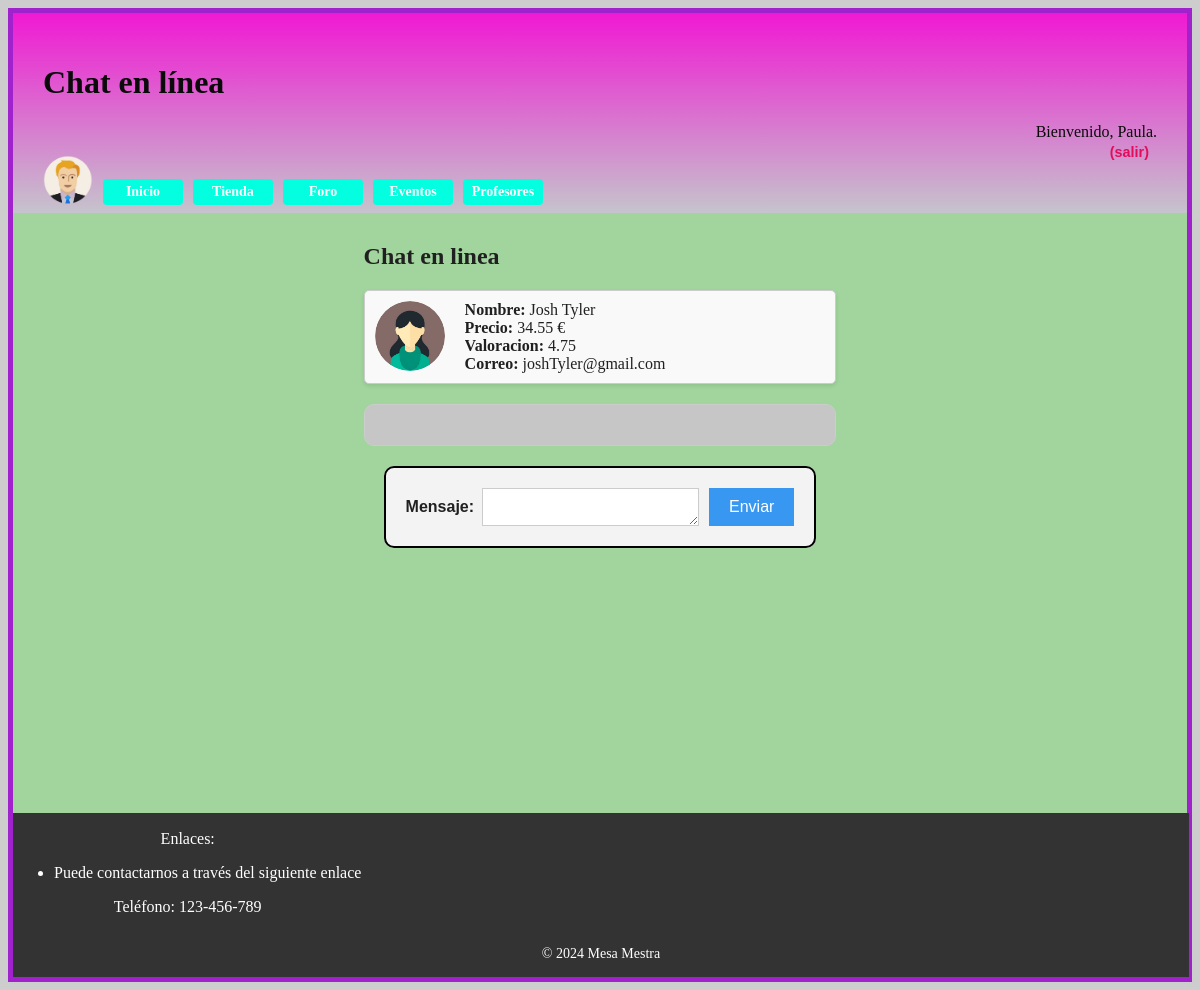
The page /ChatViewProfesor.php?id_profesor=50 (signed in) on the database its author committed.
### tables this page shows
CREATE TABLE `usuarios` (
  `id` int(11) NOT NULL,
  `password` varchar(70) NOT NULL,
  `nombre` varchar(50) NOT NULL,
  `correo` varchar(50) NOT NULL,
  `rolUser` int(11) NOT NULL,
  `valoracion` float DEFAULT NULL,
  `precio` float DEFAULT NULL,
  `avatar` varchar(50) DEFAULT NULL
);

### includes/src/usuarios/Usuario.php (called while the page is built, shortened)
<?php
class Usuario
{
    public static function buscaUsuario($correo)
    {
        $conn = \es\ucm\fdi\aw\src\BD::getInstance()->getConexionBd();
        $query = sprintf("SELECT * FROM usuarios U WHERE U.correo='%s'", $conn->real_escape_string($correo));
        $rs = $conn->query($query);
        $result = false;
        if ($rs) {
            $fila = $rs->fetch_assoc();
            if ($fila) {
                $result = new Usuario($fila['rolUser'], $fila['nombre'], $fila['password'],$fila['correo'], $fila['avatar'],$fila['id']);
            }
        } else {
            error_log("Error BD ({$conn->errno}): {$conn->error}");
        }
        return $result;
    }
    protected static function hashPassword($password)
    {
        return password_hash($password, PASSWORD_DEFAULT);
    }
    private $id;
    private $nombre;
    private $correo;
    private $avatar;
    protected  function __construct($rol,$nombre, $password, $correo, $avatar, $id = null)
    {
        $this->id = $id;
        $this->nombre = $nombre;
        $this->correo = $correo;
        $this->avatar = $avatar;
    }
    public function getId()
    {
        return $this->id;
    }
    public function getNombre()
    {
        return $this->nombre;
    }
    public function getCorreo()
    {
        return $this->correo;
    }
    public function getAvatar()
    {
        return $this->avatar;
    }
}

### includes/src/Profesores/Profesor.php (called while the page is built, shortened)
<?php
class Profesor extends Usuario
{
    private $valoracion;
    private $precio;
    public function __construct($rol, $nombre, $password, $correo,  $precio, $avatar,$valoracion,$id = null)
    {
        $this->valoracion =  $valoracion;
        $this->precio =  $precio;
    }
    public function getValoracion()
    {
        return $this->valoracion;
    }
    public function getPrecio()
    {
        return $this->precio;
    }
    public static function listarProfesores()
    {
        $conn = BD::getInstance()->getConexionBd();
        $query = "SELECT * FROM usuarios WHERE rolUser = ".self::TEACHER_ROLE;
        $rs = $conn->query($query);
        $profesores = array();
        if ($rs) {
        while ($fila = $rs->fetch_assoc()) {
        $profesor = new Profesor(
        $fila['rolUser'],
        $fila['nombre'],
        $fila['password'],
        $fila['correo'],
        $fila['precio'],
        $fila['avatar'],
        $fila['valoracion'],
        $fila['id']
        );
        $profesores[] = $profesor;
        }
        }
        return $profesores;
    }
}

### includes/src/BD.php (called while the page is built, shortened)
<?php
class BD
{
    private static $instancia;
    public static function getInstance()
    {
        if (!self::$instancia instanceof self) {
            self::$instancia = new static();
        }
        return self::$instancia;
    }
    private $rutaRaizApp;
    private $dirInstalacion;
    private $inicializada;
    private function __construct()
    {
        $this->inicializada = false;
    }
    public function init($bdDatosConexion, $rutaApp = RUTA_APP, $dirInstalacion = __DIR__. '/../')
    {
        if (!$this->inicializada) {
            $this->rutaRaizApp = $rutaApp;
            $this->dirInstalacion = $dirInstalacion;
            $tamDirInstalacion = mb_strlen($this->dirInstalacion);
            if ($tamDirInstalacion > 0) {
                $ultimoChar = mb_substr($this->dirInstalacion, $tamDirInstalacion-1, 1);
                if ($ultimoChar === DIRECTORY_SEPARATOR || $ultimoChar === '/') {
                    $this->dirInstalacion = mb_substr($this->dirInstalacion, 0, $tamDirInstalacion - 1);
                }
            }
            $this->inicializada = true;
        }
    }
    public function resuelve($path = '')
    {
        $rutaAppLongitudPrefijo = mb_strlen($this->rutaRaizApp);
        return $this->rutaRaizApp . $path;
    }
    public function doInclude($path = '', &$params= [])
    {
        $this->doIncludeInterna($path, $params);
    }
    private function doIncludeInterna($path, &$params)
    {
        include($this->dirInstalacion  . $path);
    }
    public function generaVista(string $rutaVista, &$params)
    {
        $params['app'] = $this;
        $rutaVista = "/vistas{$rutaVista}";
        $this->doIncludeInterna($rutaVista, $params);
    }
    public function usuarioLogueado()
    {
        return ($_SESSION['login'] ?? false) === true;
    }
    public function nombreUsuario()
    {
        return $_SESSION['nombre'] ?? '';
    }
}

### includes/src/Mensajes/Mensaje.php (called while the page is built, shortened)
<?php
class Mensaje
{
    public static function GetMensajesInPrivateChat($idEmisor, $idDestinatario)
    {
        $conn = BD::getInstance()->getConexionBd();
        $query = sprintf("SELECT * FROM mensajes M WHERE
        (M.idEmisor = %d AND M.idDestinatario = %d)
        OR
        (M.idEmisor = %d AND M.idDestinatario = %d)",
        $idEmisor, $idDestinatario, $idDestinatario, $idEmisor);
        $query .= ' ORDER BY fechaHora ASC';
        $rs = $conn->query($query);
        $mensajes = array();
        return $mensajes;
    }
}

### includes/config.php (called while the page is built, shortened)
<?php
spl_autoload_register(function ($clase) {
    $prefix = 'es\\ucm\\fdi\\aw\\';
    $base_dir = __DIR__ . '/';
    $len = strlen($prefix);
    $relative_class = substr($clase, $len);
    $file = $base_dir . str_replace('\\', '/', $relative_class) . '.php';
});
require_once __DIR__ . '/vistas/helpers/utils.php';

### includes/vistas/helpers/utils.php (called while the page is built, shortened)
<?php
function resuelve($path = ''){
    $app = \es\ucm\fdi\aw\src\BD::getInstance();
    $url = $app->resuelve($path);
    return $url;
}

### ChatViewProfesor.php (the view, shortened to what this page needs)
<?php
require_once 'includes/config.php';
echo '<link rel="stylesheet" type="text/css" href="' . RUTA_CSS . '/imagenes.css">';
?>
<?php
$id_profesor = $_GET['id_profesor'];
$profesor = getProfesor($id_profesor);
$profView = visualizaProfesor($profesor);
$idReceptor = $id_profesor;
$usuario = Usuario::buscaUsuario($_SESSION['correo']);
$idEmisor = $usuario->getId();
$mensajesView = visualizaMensajes($idEmisor, $idReceptor, $idEmisor);
$rutaChat = resuelve('/ChatViewProfesor.php');
$form = new es\ucm\fdi\aw\src\Mensajes\FormularioMensajePrivado("$rutaChat?id_profesor=$id_profesor");
$form->idEmisor = $usuario->getId();
$form->idDestinatario = $id_profesor;
$htmlFormLogin = $form->gestiona();
$tituloPagina = 'Chat profesor';
$contenidoPrincipal=<<<EOF
  	<h1>Chat en linea</h1>
    $profView
    $mensajesView
    $htmlFormLogin
EOF;
$params = ['tituloPagina' => $tituloPagina, 'contenidoPrincipal' => $contenidoPrincipal, 'cabecera' => 'Chat en línea'];
$app->generaVista('/plantillas/plantilla.php', $params);
function visualizaMensajes($idEmisor, $idReceptor, $viewPoint)
{
    $mensajes = Mensaje::GetMensajesInPrivateChat($idEmisor, $idReceptor);
    $html = "<div class='chatPrivado'>";
    $html .= "</div>";
    return $html;
}
function visualizaProfesor($profesor) {
    $imagenPath = $profesor->getAvatar() ? RUTA_IMGS . $profesor->getAvatar() : RUTA_IMGS . 'images/avatarPorDefecto.png';
    $precio = $profesor->getPrecio();
    $valoracion = $profesor->getValoracion();
    if ($precio === null) {
        $precioTexto = '-';
    } else {
        $precioTexto = $precio . ' €';
    }
    if ($valoracion === null) {
        $valoracionTexto = '-';
    } else {
        $valoracionTexto = $valoracion;
    }
    $html = <<<EOF
    <div class="profesor">
        <img src="{$imagenPath}" alt="Avatar de {$profesor->getNombre()}" class="profesor_avatar">
        <div class="profesor_info">
            <div class="profesor_nombre"><strong>Nombre:</strong> {$profesor->getNombre()}</div>
            <div class="profesor_precio"><strong>Precio:</strong> {$precioTexto}</div>
            <div class="profesor_valoracion"><strong>Valoracion:</strong> {$valoracionTexto}</div>
            <div class="profesor_correo"><strong>Correo:</strong> {$profesor->getCorreo()}</div>
        </div>
    </div>
    EOF;
    return $html;
  }
function getProfesor($idProfesor)
{
    $profesores = Profesor::listarProfesores();
    foreach ($profesores as $profesor) {
        if($idProfesor == $profesor->getId())
        {
            return $profesor;
        }
    }
    return null;
}
  ?>

### includes/vistas/comun/cabecera.php (shortened to what this page needs)
<?php
function mostrarSaludo()
{
    $html = '';
    $app = BD::getInstance();
    if ($app->usuarioLogueado()) {
        $nombreUsuario = $app->nombreUsuario();
        $formLogout = new FormularioLogout();
        $htmlLogout = $formLogout->gestiona();
        $html = "Bienvenido, {$nombreUsuario}. $htmlLogout";
    } else {
        $loginUrl = $app->resuelve('/login.php');
        $registroUrl = $app->resuelve('/registro.php');
        $html = <<<EOS
        Usuario desconocido. <a href="{$loginUrl}" class="login-button">Login</a> <a href="{$registroUrl}" class="login-button">Registro</a>
      EOS;
    }
    return $html;
}
function mostrarInfoUsuario() {
    $app = BD::getInstance();
    if (!$app->usuarioLogueado())  {
        $avatar = (RUTA_IMGS . 'images/avatarPorDefecto.png');
        echo "<img src='{$avatar}' alt='Avatar por defecto' width='60' height='60'>";
    } else {
        $correo_usuario = $_SESSION['correo'];
        $usuario = Usuario::buscaUsuario($correo_usuario);
        $avatar = $usuario->getAvatar() ? (RUTA_IMGS . $usuario->getAvatar()) : (RUTA_IMGS . 'images/avatarPorDefecto.png');
        echo "<div class='info-usuario'>";
        echo "<div class='dropdown'>";
        echo "<img src='{$avatar}' alt='Avatar de {$usuario->getNombre()}' width='60' height='60' class='avatar-dropdown'>";
        echo "<ul class='dropdown-content'>";
        echo "</ul></div></div>";
    }
}
?>
<header>
    <h1><?= $params['cabecera'] ?? 'Mesa Maestra' ?></h1>
    <div class="saludo">
        <?= mostrarSaludo(); ?>
    </div>
    <nav>
        <ul>
            <li><a href="<?= RUTA_APP?>/index.php"class="sideBarDerButton">Inicio</a></li>
            <li><a href="<?= RUTA_APP?>/tienda.php" class="sideBarDerButton">Tienda</a></li>
            <li><a href="<?= RUTA_APP?>/foros.php"class="sideBarDerButton">Foro</a></li>
            <li><a href="<?= RUTA_APP?>/eventos.php"class="sideBarDerButton">Eventos</a></li>
            <li><a href="<?= RUTA_APP?>/profesores.php"class="sideBarDerButton">Profesores</a></li>
        </ul>
    </nav>
    <div class="info-usuario">
        <?= mostrarInfoUsuario(); ?>
    </div>
</header>

### css/imagenes.css (style rules this page uses)
.profesor { border: 1px solid #ccc; padding: 10px; margin-bottom: 20px; background-color: #f9f9f9; border-radius: 5px; box-shadow: 0 2px 4px rgba(0, 0, 0, 0.1); }
.profesor_avatar { width: 70px; height: 70px; border-radius: 50%; margin-right: 20px; float: left; }
.profesor_info { overflow: hidden; }

### css/estilo.css (style rules this page uses)
body { background-color: #CDCDCD; }
header { background-image: linear-gradient(#f019d3, #c5c4cc); padding: 30px; height: 140px; background-color: #e8f17ea4; color: rgb(10, 10, 10); }
header a, header a:visited { color: rgb(16, 16, 16); font-weight: bold; text-decoration: none; }
nav a, nav a:visited { color: rgb(224, 13, 140); font-weight: bold; text-decoration: none; }
div.saludo { width: 100%; text-align: right; }
.sideBarDerButton { display: inline-block; background-color: #03fee0; color: white; padding: 5px 5px; text-align: center; text-decoration: none; border: none; border-radius: 4px; cursor: pointer; font-size: 14px; width: 70px; }
.info-usuario { display: flex; align-items: center; margin-right: 5px; }
.info-usuario img { border-radius: 50%; margin-right: 0px; width: 50px; height: 50px; margin-top: -50px; }
nav { margin-left: 60px; }
nav ul { list-style-type: none; padding: 0; margin: 0; display: flex; }
nav li { margin-right: 10px; }
nav li:last-child { margin-right: 0; }

### css/conversacion.css (style rules this page uses)
.chatPrivado { max-width: 600px; margin: 0 auto; padding: 20px; border: 1px solid #ccc; border-radius: 10px; background-color: #c6c6c6; }

### rows shown on the page
usuarios: avatar (picture)
usuarios: avatar (picture), nombre "Josh Tyler", precio "34.55 €", valoracion "4.75", correo "joshTyler@gmail.com"

### other values the page prints
$params['cabecera'] "Chat en línea"
mostrarSaludo() "Bienvenido, Paula."
